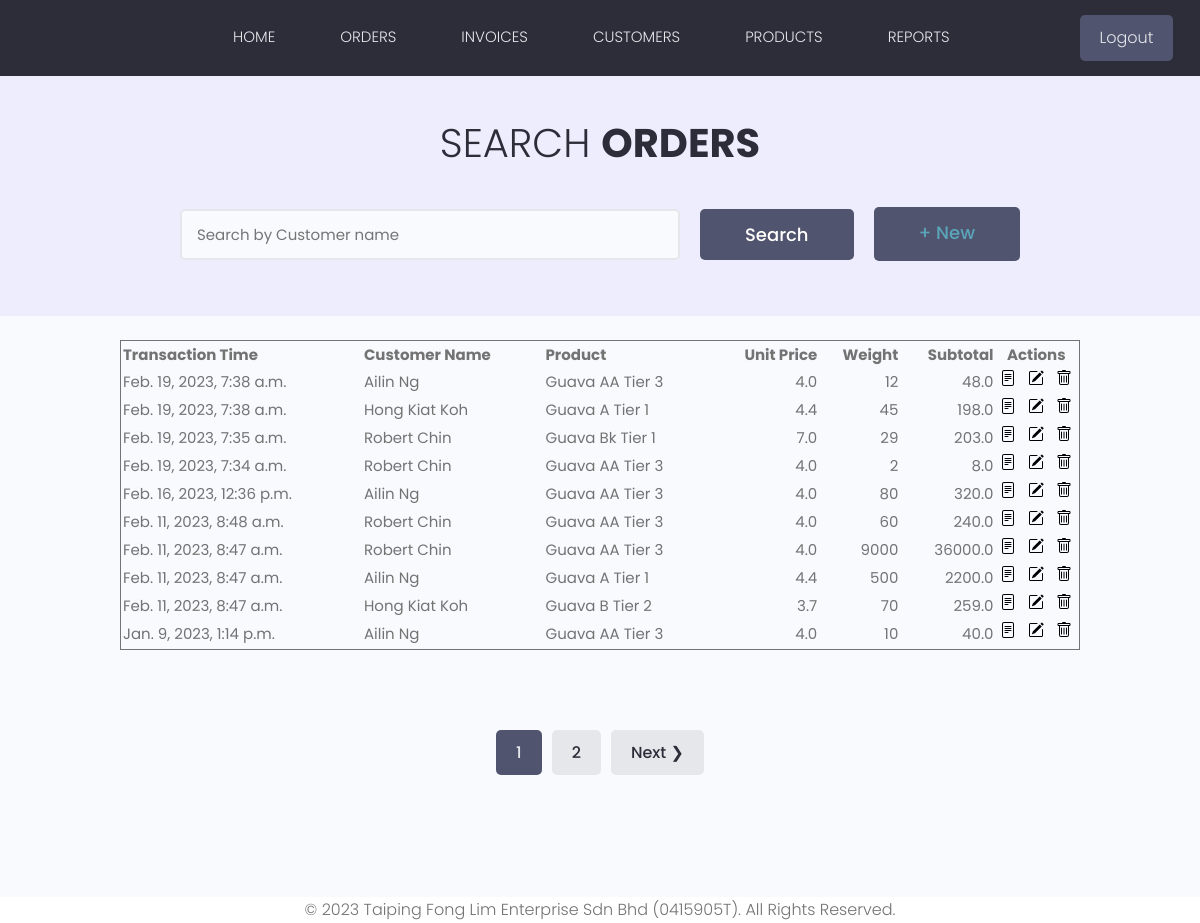
The page /orders/ (signed in) on the database as committed earlier.
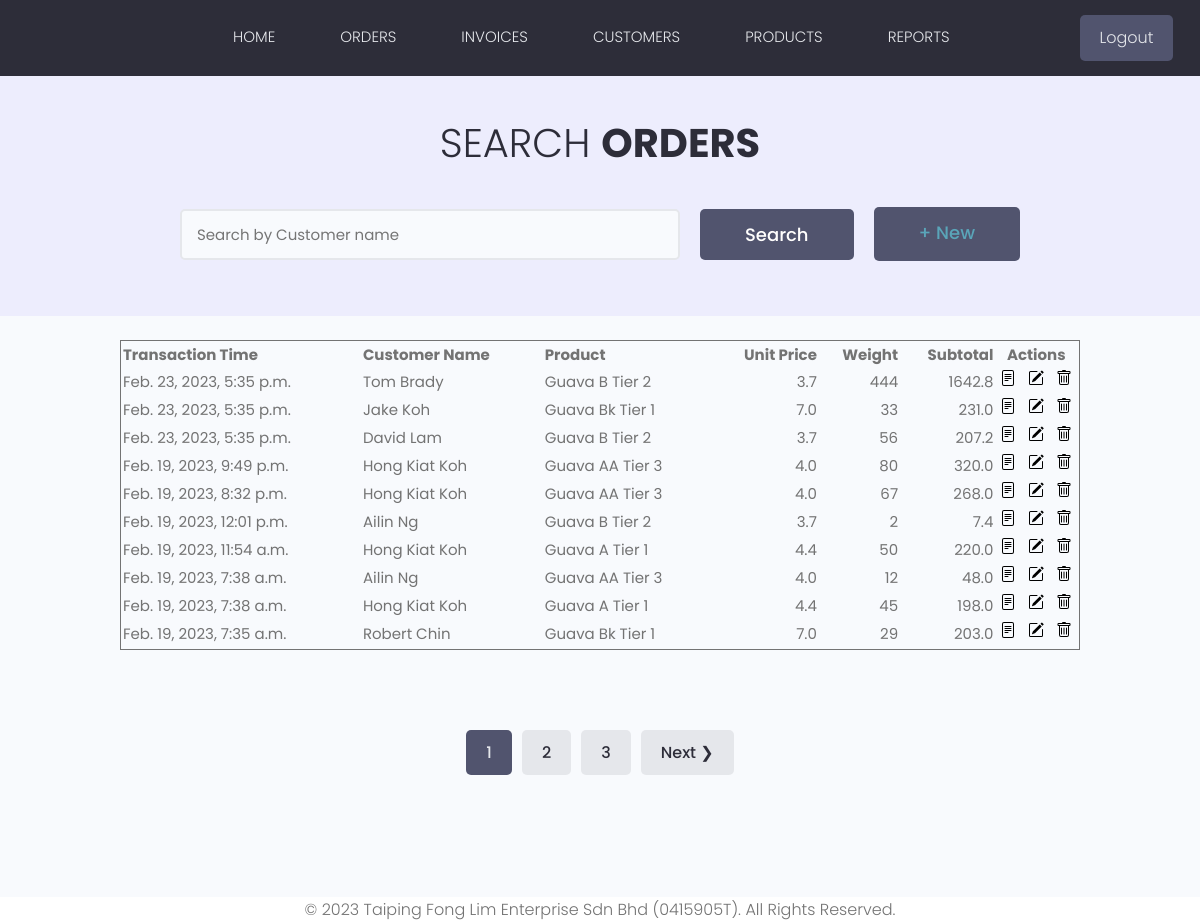
The same page on the database as committed later.
### products/models.py (models this page shows, shortened)
class Order(models.Model):
    invoice = models.ForeignKey(Invoice, on_delete=models.SET_NULL, null=True)
    customer = models.ForeignKey(Customer, on_delete=models.PROTECT, null=True)
    transactionTime = models.DateTimeField(auto_now_add=True)
    product = models.ForeignKey(Product, on_delete=models.PROTECT)
    weight = models.IntegerField(null=True)
    flag = models.BooleanField(default=False)
    @property
    def subtotal(self):
        subtotal = round(self.product.unitPrice * self.weight, 2)
        return subtotal
    class Meta:
        ordering = ['-transactionTime']

class Customer(models.Model):
    STATES = (
        ('Johor', 'Johor'),
        ('Kedah', 'Kedah'),
        ('Kelantan', 'Kelantan'),
        ('Malacca', 'Malacca'),
        ('Negeri Sembilan', 'Negeri Sembilan'),
        ('Pahang', 'Pahang'),
        ('Penang', 'Penang'),
        ('Perak', 'Perak'),
        ('Perlis', 'Perlis'),
        ('Sabah', 'Sabah'),
        ('Sarawak', 'Sarawak'),
        ('Selangor', 'Selangor'),
        ('Terengganu', 'Terengganu'),
        )
    firstname = models.CharField(max_length=50, null=True)
    lastname = models.CharField(max_length=50, null=True)
    address = models.CharField(max_length=200, null=True, default='N/A')
    phone_regex = RegexValidator(regex=r'^\d{3}\d{3}\d{4}$')
    phone = models.CharField(null=True, max_length=30, validators=[phone_regex])
    email = models.EmailField(null=True, validators=[validators.EmailValidator()])
    companyName = models.CharField(max_length=100, null=True, default='N/A')
    companyPhone = models.IntegerField(null=True)
    companyAddress = models.CharField(max_length=200, null=True, default='N/A')
    city = models.CharField(max_length=20, null=True, default='N/A')
    state = models.CharField(max_length=15, choices=STATES, null=True)
    postcode = models.IntegerField(null=True)
    tier = models.ForeignKey(Tier, on_delete=models.PROTECT)
    def __str__(self):
        return f"{self.firstname} {self.lastname}"

class Product(models.Model):
    GRADES = (
        ('AA', 'Grade AA'),
        ('A', 'Grade A'),
        ('B', 'Grade B'),
        ('Bk', 'Grade Bk'),
        ('C', 'Grade C')
    )
    productName = models.CharField(max_length=20, null=True)
    grade = models.CharField(max_length=10, choices=GRADES, null=True)
    tier = models.ForeignKey(Tier, on_delete=models.PROTECT)
    unitPrice = models.FloatField(null=True)
    def __str__(self):
        return f"{self.productName} {self.grade} {self.tier}"

class Tier(models.Model):
    TIERS = (
        ('1', 'Tier 1'),
        ('2', 'Tier 2'),
        ('3', 'Market'),
    )
    tier = models.CharField(max_length=10, choices=TIERS, null=True)
    def __str__(self):
        return 'Tier ' + str(self.tier)

### products/views.py (the view)
# urls.py: path("orders/", views.orders, name="orders"),
@login_required(login_url='login')
def orders(request):
    orders, search_query = searchItems(request, 'search_order')
    custom_range, orders = paginateItems(request, orders)
    context = {'orders': orders, 'search_query': search_query, 'custom_range': custom_range}
    return render(request, 'orders.html', context)

### products/utilities.py (called while the page is built, shortened)
def searchItems(request, search_type):
    search_query = ''
    if request.GET.get('search_query'):
        search_query = request.GET.get('search_query')
    if search_type == 'search_order':
        orders = Order.objects.distinct().filter(
            Q(customer__firstname__icontains=search_query) |
            Q(product__productName__icontains=search_query)
        )
        return orders, search_query
    elif search_type == 'search_product':
        products = Product.objects.distinct().filter(
            Q(productName__icontains=search_query)
        )
        return products, search_query
    elif search_type == 'search_invoice':
        invoices = Invoice.objects.distinct().filter(
            Q(customer__firstname__icontains=search_query) |
            Q(customer__companyName__icontains=search_query)
        )
        return invoices, search_query

### templates/orders.html (shortened to what this page needs)
{% extends 'main.html' %}
{% load static %}
{% block content %}
  <main class="projects">
    <section class="hero-section text-center">
      <div class="container container--narrow">
        <div class="hero-section__box">
          <h2>Search <span>Orders</span></h2>
        </div>
        <div class="hero-section__search">
          <form id='searchForm' class="form" action="{% url 'orders' %}" method="get">
            <div class="form__field">
              <input class="input input--text" id="formInput#search" type="text" name="search_query"
                value="{{ search_query }}" placeholder="Search by Customer name" />
            </div>
              <input class="btn btn--sub btn--lg" type="submit" value="Search" /><h1 class="btn btn--sub btn--lg" type="button" value="ADD ORDER"><a href="{% url 'create-order' %}">+ New</a></h1>
          </form>
        </div>
      </div>
    </section>
<br>
      <table class="table">
  <thead>
    <tr class="align-left">
      <th>Transaction Time</th>
      <th>Customer Name</th>
      <th>Product</th>
      <th class="align-numeric">Unit Price</th>
      <th class="align-numeric">Weight</th>
      <th class="align-numeric">Subtotal</th>
        <th class="align-center" colspan="3">Actions</th>
    </tr>
  </thead>
  <tbody>
    {% for order in orders %}
                <tr class="align-left">
                    <td>{{ order.transactionTime }}</td>
                    <td>{{ order.customer }}</td>
                    <td>{{ order.product }}</td>
                    <td class="align-numeric">{{ order.product.unitPrice }}</td>
                    <td class="align-numeric">{{ order.weight }}</td>
                    <td class="align-numeric">{{ order.subtotal}}</td>
                    <td class="align-center"><a href="{% url 'retrieve-order' order.id %}"><img src="{% static 'images/view-icon.svg' %}" ></a></td>
                    <td class="align-center"><a href="{% url 'update-order' order.id %}"><img src="{% static 'images/edit-icon.svg' %}" ></a></td>
                    <td class="align-center"><a href="{% url 'delete-order' order.id %}"><img src="{% static 'images/delete-icon.svg' %}" ></a></td>
                </tr>
            {% endfor %}
  </tbody>
</table>
    {% include 'pagination.html' with queryset=orders custom_range=custom_range %}
</main>
{% endblock content %}

Rows that differ between the two databases and show on the page:
no longer on this page (row unchanged): Order: transactionTime "Feb. 19, 2023, 7:34 a.m.", customer "Robert Chin", product "Guava AA Tier 3", product.unitPrice "4.0", weight "2", subtotal "8.0"
no longer on this page (row unchanged): Order: transactionTime "Feb. 16, 2023, 12:36 p.m.", customer "Ailin Ng", product "Guava AA Tier 3", product.unitPrice "4.0", weight "80", subtotal "320.0"
no longer on this page (row unchanged): Order: transactionTime "Feb. 11, 2023, 8:48 a.m.", customer "Robert Chin", product "Guava AA Tier 3", product.unitPrice "4.0", weight "60", subtotal "240.0"
no longer on this page (row unchanged): Order: transactionTime "Feb. 11, 2023, 8:47 a.m.", customer "Robert Chin", product "Guava AA Tier 3", product.unitPrice "4.0", weight "9000", subtotal "36000.0"
no longer on this page (row unchanged): Order: transactionTime "Feb. 11, 2023, 8:47 a.m.", customer "Ailin Ng", product "Guava A Tier 1", product.unitPrice "4.4", weight "500", subtotal "2200.0"
no longer on this page (row unchanged): Order: transactionTime "Feb. 11, 2023, 8:47 a.m.", customer "Hong Kiat Koh", product "Guava B Tier 2", product.unitPrice "3.7", weight "70", subtotal "259.0"
no longer on this page (row unchanged): Order: transactionTime "Jan. 9, 2023, 1:14 p.m.", customer "Ailin Ng", product "Guava AA Tier 3", product.unitPrice "4.0", weight "10", subtotal "40.0"
added Order: transactionTime "Feb. 23, 2023, 5:35 p.m.", customer "Tom Brady", product "Guava B Tier 2", product.unitPrice "3.7", weight "444", subtotal "1642.8"
added Order: transactionTime "Feb. 23, 2023, 5:35 p.m.", customer "Jake Koh", product "Guava Bk Tier 1", product.unitPrice "7.0", weight "33", subtotal "231.0"
added Order: transactionTime "Feb. 23, 2023, 5:35 p.m.", customer "David Lam", product "Guava B Tier 2", product.unitPrice "3.7", weight "56", subtotal "207.2"
added Order: transactionTime "Feb. 19, 2023, 9:49 p.m.", customer "Hong Kiat Koh", product "Guava AA Tier 3", product.unitPrice "4.0", weight "80", subtotal "320.0"
added Order: transactionTime "Feb. 19, 2023, 8:32 p.m.", customer "Hong Kiat Koh", product "Guava AA Tier 3", product.unitPrice "4.0", weight "67", subtotal "268.0"
added Order: transactionTime "Feb. 19, 2023, 12:01 p.m.", customer "Ailin Ng", product "Guava B Tier 2", product.unitPrice "3.7", weight "2", subtotal "7.4"
added Order: transactionTime "Feb. 19, 2023, 11:54 a.m.", customer "Hong Kiat Koh", product "Guava A Tier 1", product.unitPrice "4.4", weight "50", subtotal "220.0"
Other text that changed with them:
new list line: "3"
